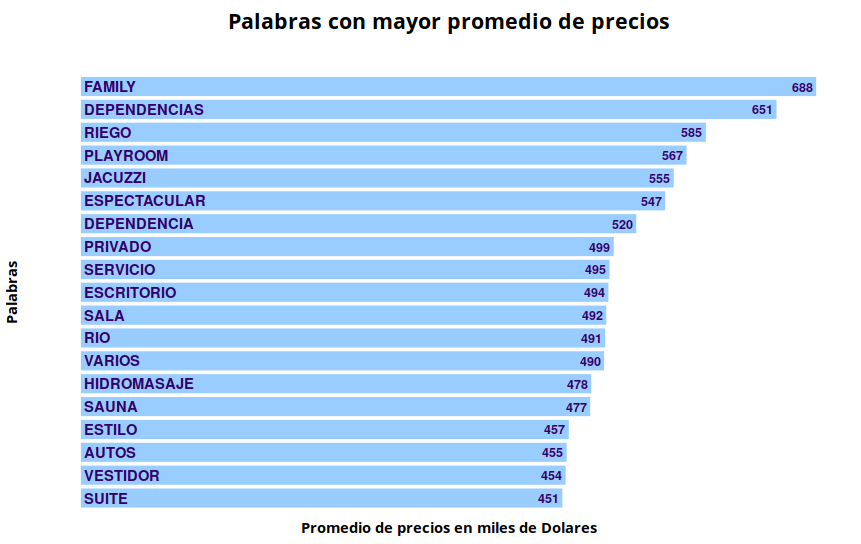

This chart was generated by the following R code:
###### PARA HACER UN PLOT SIMPLE: 
## BARPLOT: ggplot(dataset, aes(x,y)) + geom_bar(stat = "identity")
## para otros plots: http://ggplot2.tidyverse.org/reference/
#library(extrafont)
## + 1000 ocurrencias
byName <- byName %>% subset(.,promedio>450)
byName$variable <- toupper(byName$variable)
byName$variable <- factor(byName$variable, levels = byName$variable[order(byName$promedio)])
toaxis  = subset(byName,byName$promedio> 450)
toaxis$promedio <- round(toaxis$promedio)
auxAxis = t(as.vector(toaxis[1]))


##PLOT

ggplot(byName, aes(variable, promedio, label = promedio),scale="free") +
  geom_bar(stat = "identity",position = "dodge", color = "#FFFFFF", fill = "#99CCFF") +
  
  #TITULOS en los ejes y del plot
  
  xlab("Palabras") +
  ylab("Promedio de precios en miles de Dolares") +
  ggtitle("Palabras con mayor promedio de precios") + 
  
  ##HASTA ACA ES UN PLOT BASICO
  #AGREGO TEMAS
  
  theme(axis.text.x = element_blank(), 
        axis.ticks = element_blank(),
        plot.title = element_text(size=16, family="Noto Serif Lao", lineheight=.8, face="bold",hjust = 0.5,
                                  margin = margin(t = 5, r = -10, b = 30, l = 0)),
        axis.line = element_blank(),
        panel.grid.major = element_blank(),
        panel.grid.minor = element_blank(),
        panel.border = element_blank(),
        panel.background = element_blank(),
        axis.text.y = element_text(hjust = 0, angle = 0, 
                                   vjust = 0.5, size = 11 ,
                                   face="bold",color = "#330066",
                                   margin = margin(t = 0, r = -125, b = 0, l = 20)),
        axis.title = element_text(size = 11, family="Noto Serif Lao", face = "bold"),
        axis.title.y = element_text(margin = margin(t = 0, r = 30, b = 0, l = 0))
  ) +
  
  # Ajusto los labels que aparecen en el eje X
  
  scale_x_discrete(breaks = auxAxis) + 
  
  # LE AGREGO LOS VALORES EN LA PARTE SUPERIOR DE LA BARRA
  
  geom_text(data = toaxis,
            aes(y = promedio), 
            vjust = 0.5,
            color = "#330066",
            fontface = "bold",
            size=3.3,
            angle = 0,
            hjust = 1.2
  ) + coord_flip()
